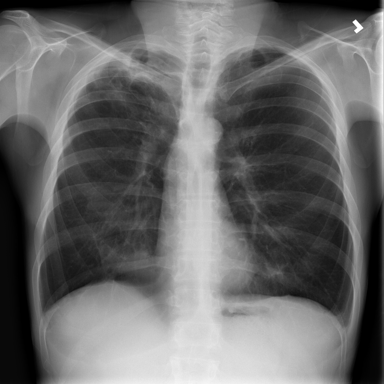
%> input picture good.png, 384 x 384 px
$ octave from_HW4.m   (GNU Octave 9; MATLAB toolbox functions it lacks are replaced by stand-ins)
%> lines starting %> are read from the running program, lines starting %| are printed output that depends on the picture; in (x1, y1, x2, y2) boxes, pixels count from 0 and x2, y2 are one past the last pixel; in counts of white or black regions, pixels touching at a corner belong together; the program's own positions count from 1
clear; close all; clc;
%% Read img
% dir = '/Users/TianchangLi/2020 Spring/CS 567/Project/MaleFemaleRadiograph/data/train/Female/';
% prefix = 'rs_0000';
% img = imread([dir prefix '0610_001.png']);
good = imread('good.png');
%> good is the input picture: size 384x384 uint8; min 0, max 255, mean 106
middle = imread('middle.png');
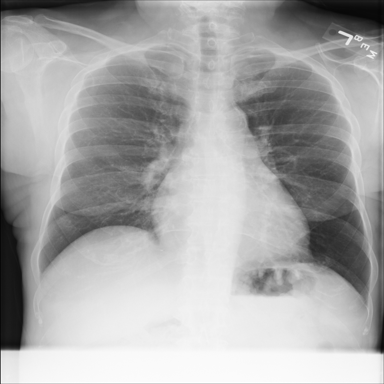
%> input picture middle.png, 384 x 384 px
%> middle is the input picture: size 384x384x3 uint8; min 6, max 255, mean 169.2
middle = rgb2gray(middle);
%> middle: size 384x384 uint8
bad = imread('bad.png');
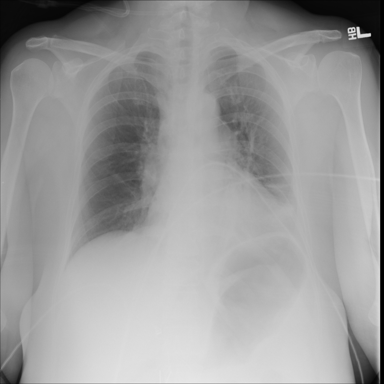
%> input picture bad.png, 384 x 384 px
%> bad is the input picture: size 384x384 uint8; min 0, max 236, mean 155

path =  'C:\Users\pjj85\OneDrive - UW-Madison\2020 Spring\CS 567\567 final project\validation\NORMAL\';
normal_files = dir([path '*.jpeg']);
I = imread([path normal_files(3).name]);
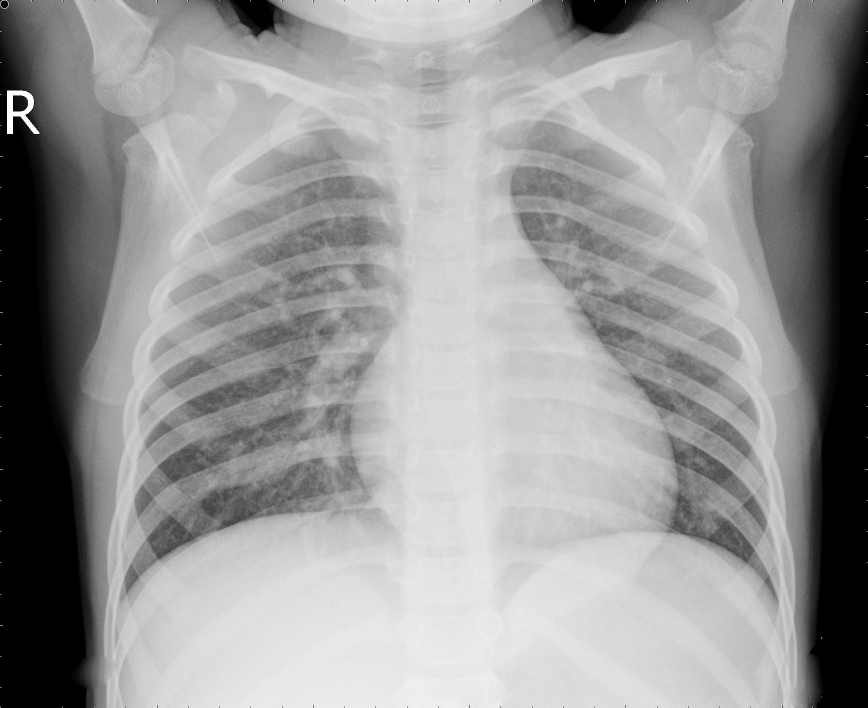
%> input picture validation/NORMAL/NORMAL2-IM-1431-0001.jpeg, 1736 x 1416 px (shown at 1/2 size)
%> I is the input picture: size 1416x1736 uint8; min 0, max 255, mean 152

% path =  'C:\Users\pjj85\OneDrive - UW-Madison\2020 Spring\CS 567\567 final project\validation\PNEUMONIA\';
% pne_files = dir([path '*.jpeg']);

% I = imread([path pne_files(5).name]);

row_scale = (300 / size(I, 1));
%> row_scale = 0.212
col_sclae = 400 / size(I, 2);
%> col_sclae = 0.23
I = imresize(I, [300 400]);
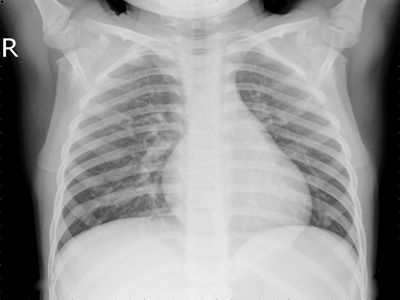
%> I: size 300x400 uint8; min 0, max 255, mean 152

% TODO: could be paramlized
% I = imadjust(I, [0.4 1]);

I =imadjust(I, [0.4 0.8], [], 0.9);
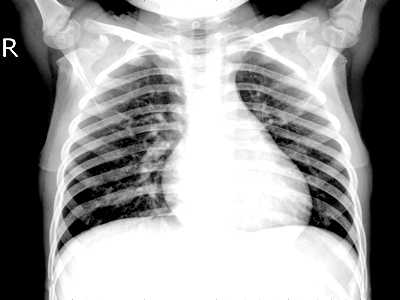
%> I: size 300x400 uint8; min 0, max 255, mean 154.1

figure
imshow(I); title('enhance contrast'); axis on;
% TODO: could be paramlized
[counts, x] = imhist(I, 100);
%> counts = 100 values, max 30017 at index 100, min 0 at index 2, mean 1200; x = 100 values from 0 to 255
T = otsuthresh(counts);
%> T = 0.505
% T = graythresh(I)
BW = imbinarize(I, T);
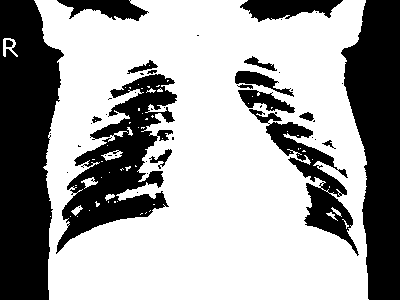
%> BW: size 300x400 logical; 63.5% white; 45 black regions (28 under 20 px), largest, box (x1, y1, x2, y2) and area: (0, 0, 64, 300) 14799, (341, 0, 400, 300) 12047, (56, 74, 177, 254) 8702
% BW = imbinarize(I, 'adaptive');

figure;
subplot(2, 2, 1);
imshow(I); title('original'); axis on;
subplot(2, 2, [2 4]);
stem(x, counts); title('histgram');
subplot(2, 2, 3);

imshow(BW); title('post thresholding'); axis on;

%% Region Growing
im = ~BW;
ker = ones(3);
mask_old = zeros(size(im));
mask_new = mask_old;

% left lung seed
mask_new(100, 150) = 1; %Seed
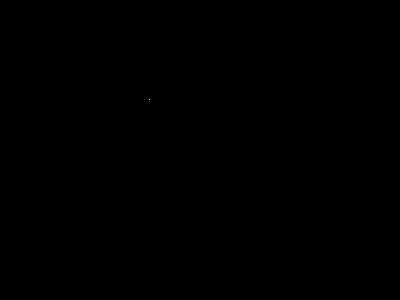
%> mask_new: size 300x400 double; values 0 (black) and 1 (white), 0% white in thin lines or dots, all inside (x1, y1, x2, y2) = (149, 99, 150, 100)
mask_new(150, 120) = 1; %Seed
%> mask_new: size 300x400 double; values 0 (black) and 1 (white), 0% white in thin lines or dots, all inside (x1, y1, x2, y2) = (119, 99, 150, 150)
mask_new(200, 60) = 1; %Seed
%> mask_new: size 300x400 double; values 0 (black) and 1 (white), 0% white in thin lines or dots, all inside (x1, y1, x2, y2) = (59, 99, 150, 200)
% right lung seed
mask_new(70, 230) = 1; %Seed
%> mask_new: size 300x400 double; values 0 (black) and 1 (white), 0% white in thin lines or dots, all inside (x1, y1, x2, y2) = (59, 69, 230, 200)
mask_new(100, 260) = 1; %Seed
%> mask_new: size 300x400 double; values 0 (black) and 1 (white), 0% white in thin lines or dots, all inside (x1, y1, x2, y2) = (59, 69, 260, 200)
mask_new(110, 240) = 1; %Seed
mask_new(140, 280) = 1; %Seed
%> mask_new: size 300x400 double; values 0 (black) and 1 (white), 0.01% white in thin lines or dots, all inside (x1, y1, x2, y2) = (59, 69, 280, 200)
mask_new(200, 310) = 1; %Seed
%> mask_new: size 300x400 double; values 0 (black) and 1 (white), 0.01% white in thin lines or dots, all inside (x1, y1, x2, y2) = (59, 69, 310, 200)

% mask_new(130,240) = 1;   %Seed
% subplot(1,3,3);
% imagesc(mask_new);
mask_size_old = 0;
mask_size_new = 1;

%> (the run ends here)
